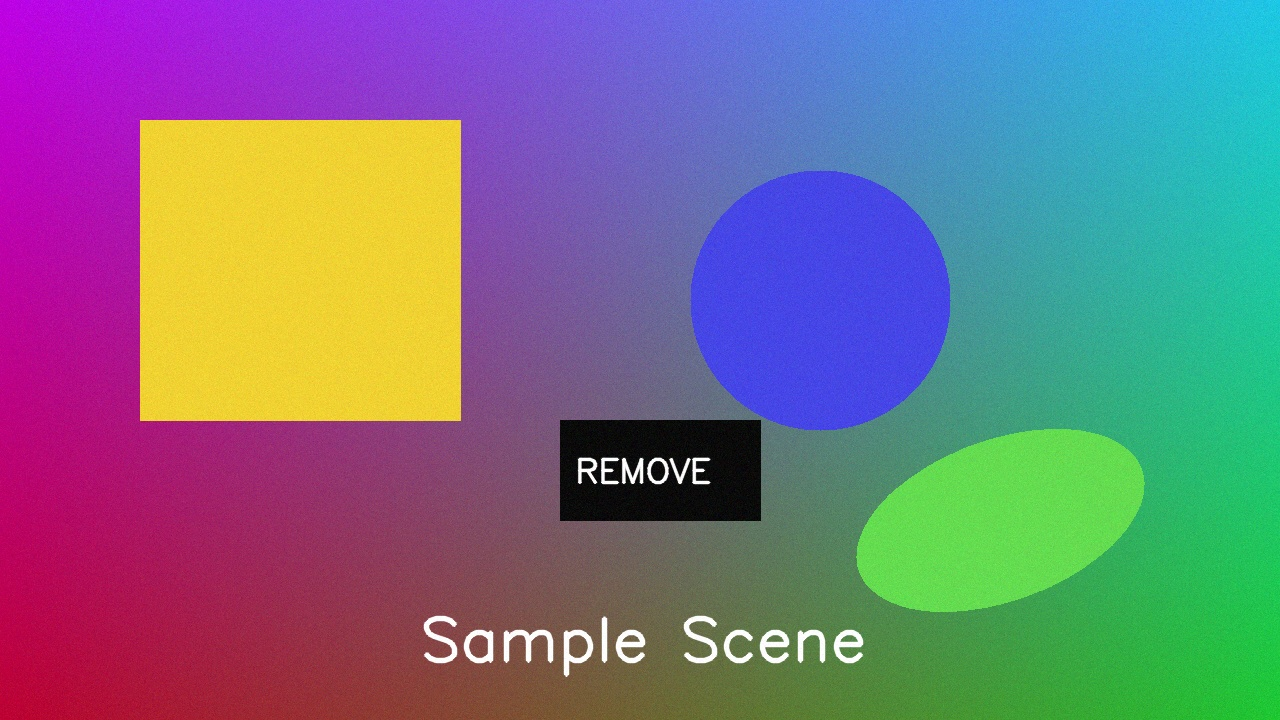
#> input picture samples/input.jpg, 1280 x 720 px
$ python image_manipulator.py --input ../samples/input.jpg
#> lines starting #> are read from the running program, lines starting #| are printed output that depends on the picture; after the words box and inside, x2 and y2 are one past the last pixel; in counts of white or black regions, pixels touching at a corner belong together
### src/common.py
from pathlib import Path

import cv2
import numpy as np


def read_color(path: str) -> np.ndarray:
#> called with path = '../samples/input.jpg'
    image = cv2.imread(path, cv2.IMREAD_COLOR)
#> image is the input picture: shape (720, 1280, 3); mean B, G, R 130.5, 115.3, 118.3
    if image is None:
        raise FileNotFoundError(f"Could not open image: {path}")
    return image


# [6 lines left out: function read_mask, not called in this run]


def ensure_parent(path: str) -> None:
    Path(path).parent.mkdir(parents=True, exist_ok=True)

### src/image_manipulator.py
import argparse
from datetime import datetime
from pathlib import Path

import cv2
import numpy as np

from common import ensure_parent, read_color


def gamma_correct(image: np.ndarray, gamma: float) -> np.ndarray:
    normalized = image.astype(np.float32) / 255.0
    corrected = np.power(normalized, 1.0 / max(gamma, 1e-6))
    return np.clip(corrected * 255.0, 0, 255).astype(np.uint8)


def adjust_contrast_brightness(image: np.ndarray, contrast: float, brightness: float) -> np.ndarray:
    output = image.astype(np.float32) * contrast + brightness
    return np.clip(output, 0, 255).astype(np.uint8)


def quantize_bits(image: np.ndarray, bits: int) -> np.ndarray:
    bits = int(np.clip(bits, 1, 8))
    levels = 2**bits
    step = 256 / levels
    quantized = np.floor(image.astype(np.float32) / step) * step
    return np.clip(quantized, 0, 255).astype(np.uint8)


def apply_blur(image: np.ndarray, blur_level: int) -> np.ndarray:
    if blur_level <= 0:
        return image
    kernel_size = blur_level * 2 + 1
    return cv2.GaussianBlur(image, (kernel_size, kernel_size), 0)


def apply_sharpen(image: np.ndarray, sharpen_level: int) -> np.ndarray:
    if sharpen_level <= 0:
        return image
    amount = sharpen_level / 10.0
    blurred = cv2.GaussianBlur(image, (0, 0), 1.0 + sharpen_level / 8.0)
    return cv2.addWeighted(image, 1.0 + amount, blurred, -amount, 0.0)


def rotate_and_scale(image: np.ndarray, angle_deg: float, scale: float) -> np.ndarray:
#> called with angle_deg = 0, scale = 1
    height, width = image.shape[:2]
#> height = 720; width = 1280
    matrix = cv2.getRotationMatrix2D((width / 2.0, height / 2.0), angle_deg, scale)
#> matrix = [[1, 0, 0], [0, 1, 0]]
    return cv2.warpAffine(
        image,
        matrix,
        (width, height),
        flags=cv2.INTER_LINEAR,
        borderMode=cv2.BORDER_REFLECT,
    )


def translate(image: np.ndarray, shift_x: int, shift_y: int) -> np.ndarray:
#> called with shift_x = 0, shift_y = 0
    height, width = image.shape[:2]
#> height = 720; width = 1280
    matrix = np.float32([[1, 0, shift_x], [0, 1, shift_y]])
    return cv2.warpAffine(
        image,
        matrix,
        (width, height),
        flags=cv2.INTER_LINEAR,
        borderMode=cv2.BORDER_WRAP,
    )


def apply_flip(image: np.ndarray, flip_mode: int) -> np.ndarray:
    if flip_mode == 1:
        return cv2.flip(image, 1)
    if flip_mode == 2:
        return cv2.flip(image, 0)
    if flip_mode == 3:
        return cv2.flip(image, -1)
    return image


def channel_shift(image: np.ndarray, shift_b: int, shift_g: int, shift_r: int) -> np.ndarray:
#> called with shift_b = 0, shift_g = 0, shift_r = 0
    blue, green, red = cv2.split(image)
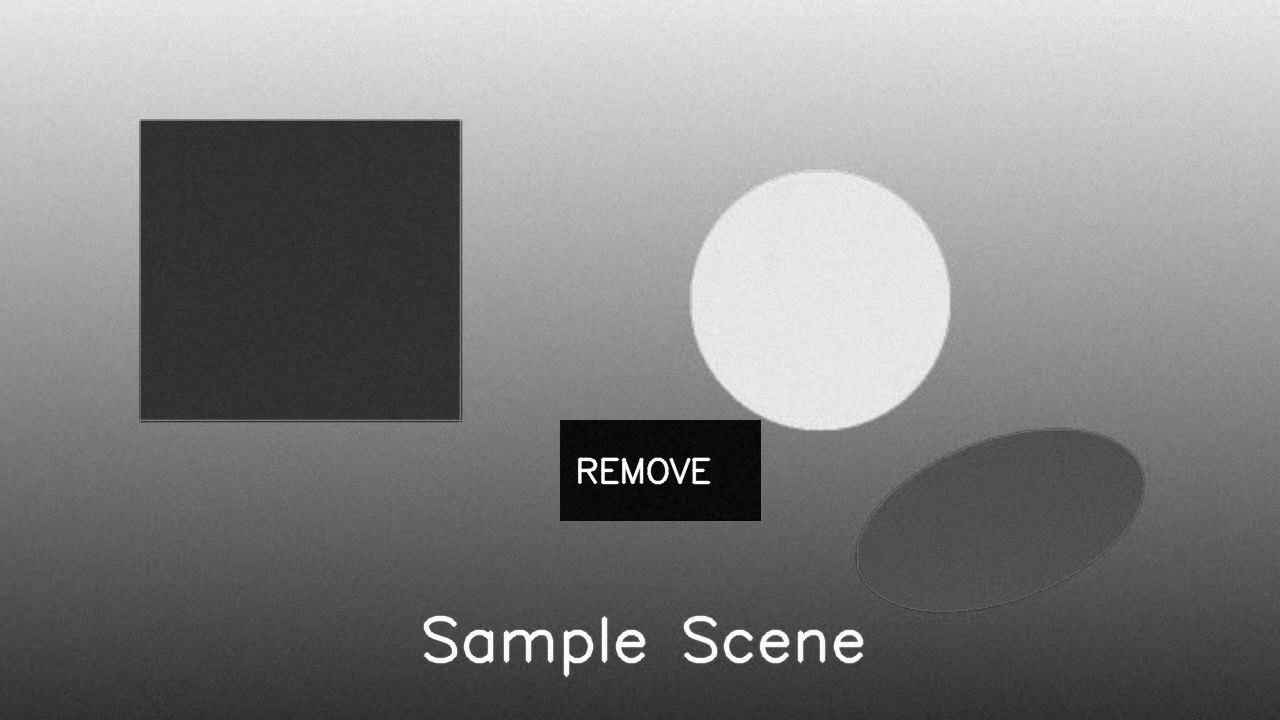
#> blue: shape (720, 1280); min 0, max 255, mean 130.5
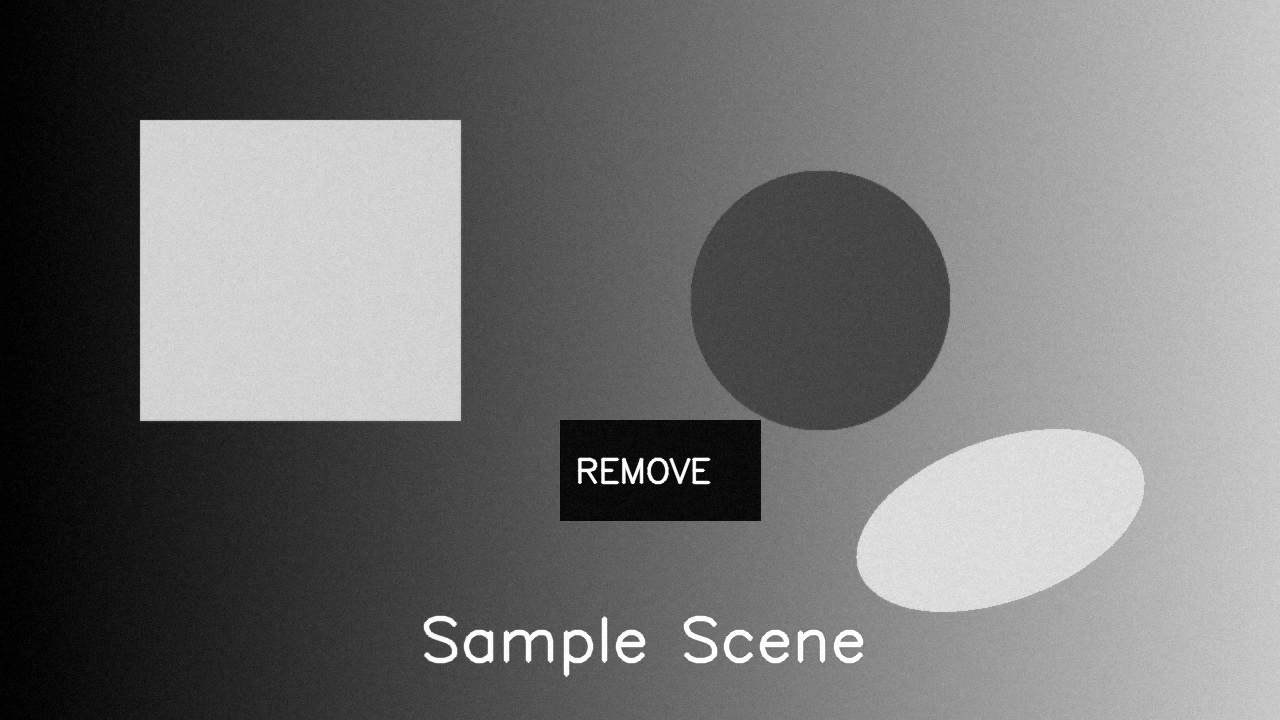
#> green: shape (720, 1280); min 0, max 255, mean 115.3
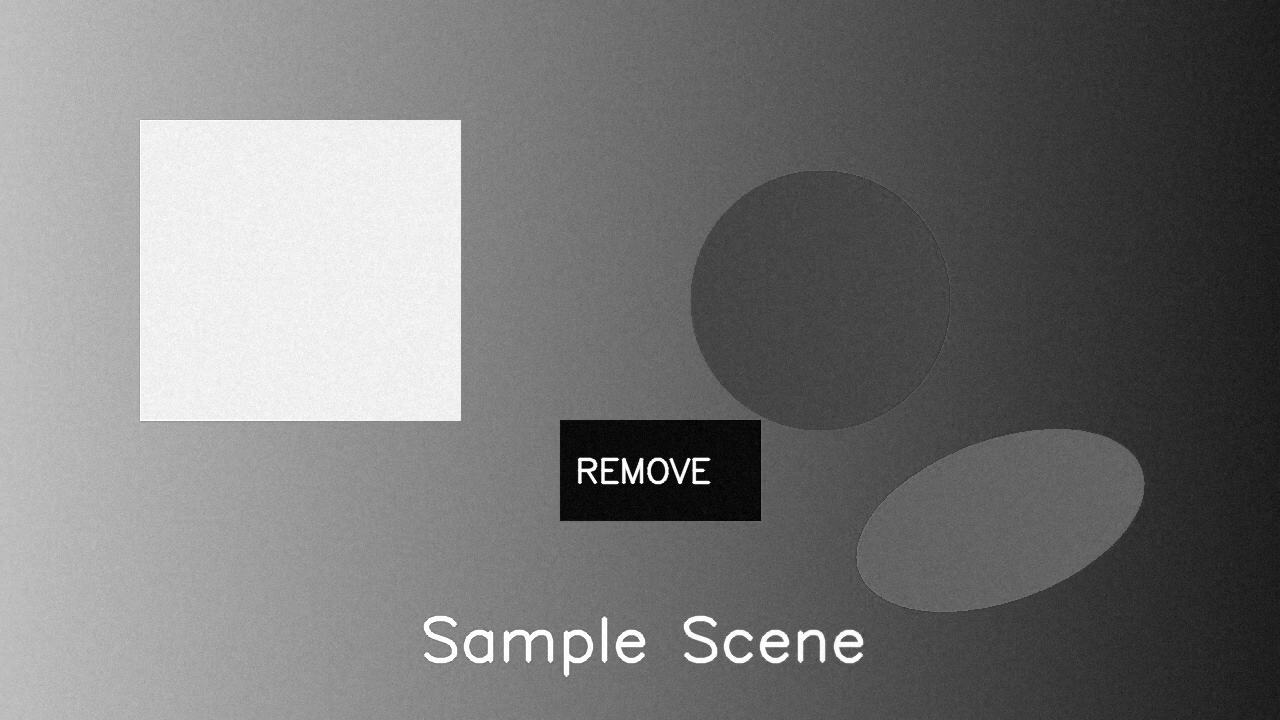
#> red: shape (720, 1280); min 0, max 255, mean 118.3
    blue = np.roll(blue, shift_b, axis=1)
    green = np.roll(green, shift_g, axis=1)
    red = np.roll(red, shift_r, axis=1)
    return cv2.merge([blue, green, red])


def to_gray3(image: np.ndarray) -> np.ndarray:
    gray = cv2.cvtColor(image, cv2.COLOR_BGR2GRAY)
    return cv2.merge([gray, gray, gray])


def edge_blend(image: np.ndarray, blend_alpha: float) -> np.ndarray:
    if blend_alpha <= 0:
        return image
    gray = cv2.cvtColor(image, cv2.COLOR_BGR2GRAY)
    edges = cv2.Canny(gray, 80, 160)
    edge_rgb = cv2.merge([edges, edges, edges])
    return cv2.addWeighted(image, 1.0 - blend_alpha, edge_rgb, blend_alpha, 0.0)


def solarize(image: np.ndarray, threshold: int) -> np.ndarray:
    output = image.copy()
    mask = output >= threshold
    output[mask] = 255 - output[mask]
    return output


def apply_effect(image: np.ndarray, effect_mode: int, amount: int) -> np.ndarray:
    if effect_mode == 0:
        return image
    if effect_mode == 1:
        return cv2.bitwise_not(image)
    if effect_mode == 2:
        return solarize(image, threshold=max(0, min(255, amount * 2)))
    if effect_mode == 3:
        hsv = cv2.cvtColor(image, cv2.COLOR_BGR2HSV)
        hsv[:, :, 1] = np.clip(hsv[:, :, 1].astype(np.int16) + amount, 0, 255).astype(np.uint8)
        return cv2.cvtColor(hsv, cv2.COLOR_HSV2BGR)
    if effect_mode == 4:
        alpha = max(0.0, min(1.0, amount / 100.0))
        return edge_blend(image, alpha)

    height, _ = image.shape[:2]
    output = image.copy()
    step = max(1, 12 - min(10, amount // 10))
    max_shift = max(1, amount // 4)
    for y_pos in range(0, height, step):
        shift = int(max_shift * np.sin(y_pos * 0.08))
        output[y_pos : y_pos + step, :] = np.roll(output[y_pos : y_pos + step, :], shift, axis=1)
    return output


def apply_mode(image: np.ndarray, mode: int) -> np.ndarray:
    if mode == 1:
        return to_gray3(image)
    if mode == 2:
        edges = cv2.Canny(cv2.cvtColor(image, cv2.COLOR_BGR2GRAY), 80, 160)
        return cv2.merge([edges, edges, edges])
    return image


def stack_side_by_side(left: np.ndarray, right: np.ndarray) -> np.ndarray:
    if left.shape[:2] != right.shape[:2]:
        right = cv2.resize(right, (left.shape[1], left.shape[0]), interpolation=cv2.INTER_AREA)
    return np.hstack([left, right])
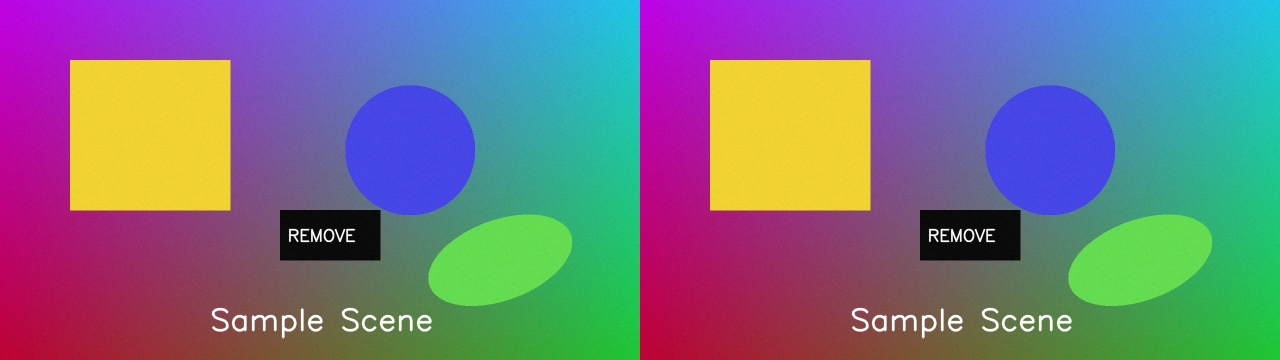
#> returned value: shape (720, 2560, 3) (shown at 1/2 size); mean of channels 0, 1, 2 130.5, 115.3, 118.3; drawn as B, G, R


def no_op(_: int) -> None:
    return


def build_output_path(save_path: str | None) -> Path:
    if save_path:
        return Path(save_path)
    stamp = datetime.now().strftime("%Y%m%d_%H%M%S")
    return Path(__file__).resolve().parents[1] / "output" / f"manipulated_{stamp}.png"


def main() -> None:
    parser = argparse.ArgumentParser(description="Interactive image manipulation tool")
    parser.add_argument("--input", required=True, help="Input image path")
    parser.add_argument("--save-path", help="Optional fixed output path used when pressing s")
    args = parser.parse_args()

    original = read_color(args.input)

    window = "Image Manipulation Tool"
    cv2.namedWindow(window, cv2.WINDOW_NORMAL)

    cv2.createTrackbar("Gamma x100", window, 100, 300, no_op)
    cv2.createTrackbar("Contrast", window, 100, 300, no_op)
    cv2.createTrackbar("Brightness", window, 100, 200, no_op)
    cv2.createTrackbar("BitDepth", window, 8, 8, no_op)
    cv2.createTrackbar("Blur", window, 0, 20, no_op)
    cv2.createTrackbar("Sharpen", window, 0, 20, no_op)
    cv2.createTrackbar("Flip", window, 0, 3, no_op)
    cv2.createTrackbar("Mode", window, 0, 2, no_op)
    cv2.createTrackbar("Rotate", window, 180, 360, no_op)
    cv2.createTrackbar("Scale x100", window, 100, 200, no_op)
    cv2.createTrackbar("ShiftX", window, 100, 200, no_op)
    cv2.createTrackbar("ShiftY", window, 100, 200, no_op)
    cv2.createTrackbar("ChannelSplit", window, 0, 100, no_op)
    cv2.createTrackbar("Effect", window, 0, 5, no_op)
    cv2.createTrackbar("EffectAmt", window, 0, 100, no_op)

    print("Keys: s=save current image, r=reset sliders, q=quit")
    print("Mode: 0=color, 1=grayscale, 2=edges")
    print("Flip: 0=none, 1=horizontal, 2=vertical, 3=both")
    print("Effect: 0=none, 1=invert, 2=solarize, 3=saturate, 4=edge blend, 5=glitch")

    while True:
        gamma = max(cv2.getTrackbarPos("Gamma x100", window), 1) / 100.0
        contrast = cv2.getTrackbarPos("Contrast", window) / 100.0
        brightness = cv2.getTrackbarPos("Brightness", window) - 100
        bits = max(cv2.getTrackbarPos("BitDepth", window), 1)
        blur = cv2.getTrackbarPos("Blur", window)
        sharpen = cv2.getTrackbarPos("Sharpen", window)
        flip_mode = cv2.getTrackbarPos("Flip", window)
        mode = cv2.getTrackbarPos("Mode", window)
        angle = cv2.getTrackbarPos("Rotate", window) - 180
        scale = max(cv2.getTrackbarPos("Scale x100", window), 1) / 100.0
        shift_x = cv2.getTrackbarPos("ShiftX", window) - 100
        shift_y = cv2.getTrackbarPos("ShiftY", window) - 100
        channel_amount = cv2.getTrackbarPos("ChannelSplit", window)
        effect = cv2.getTrackbarPos("Effect", window)
        effect_amount = cv2.getTrackbarPos("EffectAmt", window)

        processed = rotate_and_scale(original, angle_deg=float(angle), scale=scale)
        processed = translate(processed, shift_x=shift_x, shift_y=shift_y)
        processed = apply_flip(processed, flip_mode=flip_mode)
        processed = channel_shift(
            processed,
            shift_b=-channel_amount,
            shift_g=0,
            shift_r=channel_amount,
        )
        processed = gamma_correct(processed, gamma=gamma)
        processed = adjust_contrast_brightness(processed, contrast=contrast, brightness=float(brightness))
        processed = quantize_bits(processed, bits=bits)
        processed = apply_blur(processed, blur_level=blur)
        processed = apply_sharpen(processed, sharpen_level=sharpen)
        processed = apply_effect(processed, effect_mode=effect, amount=effect_amount)
        processed = apply_mode(processed, mode=mode)

        view = stack_side_by_side(original, processed)

        mode_name = "color" if mode == 0 else "gray" if mode == 1 else "edges"
        label = (
            f"g={gamma:.2f} c={contrast:.2f} b={brightness:+d} bits={bits} blur={blur} sharp={sharpen} "
            f"rot={angle:+d} scale={scale:.2f} shift=({shift_x:+d},{shift_y:+d}) "
            f"flip={flip_mode} split={channel_amount} mode={mode_name} fx={effect}:{effect_amount}"
        )
        cv2.putText(view, label, (20, 35), cv2.FONT_HERSHEY_SIMPLEX, 0.8, (255, 255, 255), 2, cv2.LINE_AA)
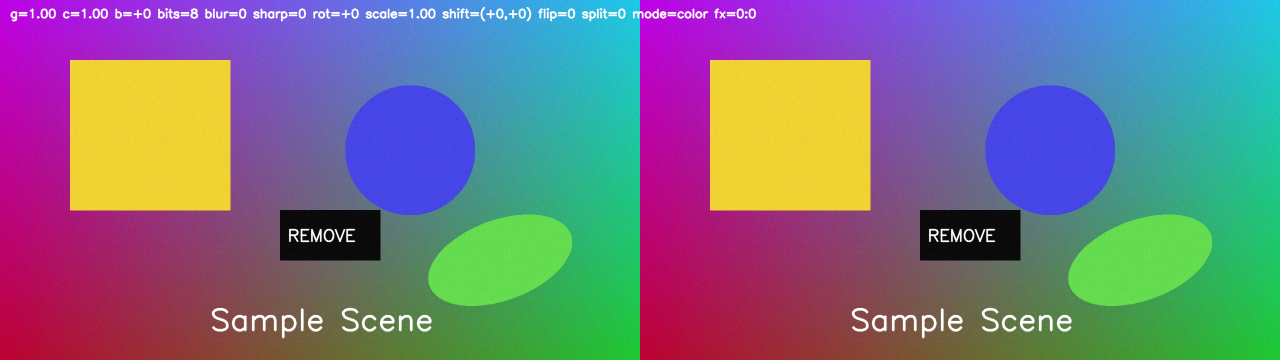
#> view: shape (720, 2560, 3) (shown at 1/2 size); 0.88% of pixels changed, all inside (x1, y1, x2, y2) = (20, 13, 1513, 44)

        cv2.imshow(window, view)
        key = cv2.waitKey(16) & 0xFF
#> (key q is pressed here)

        if key == ord("q"):
            break
        if key == ord("r"):
            cv2.setTrackbarPos("Gamma x100", window, 100)
            cv2.setTrackbarPos("Contrast", window, 100)
            cv2.setTrackbarPos("Brightness", window, 100)
            cv2.setTrackbarPos("BitDepth", window, 8)
            cv2.setTrackbarPos("Blur", window, 0)
            cv2.setTrackbarPos("Sharpen", window, 0)
            cv2.setTrackbarPos("Flip", window, 0)
            cv2.setTrackbarPos("Mode", window, 0)
            cv2.setTrackbarPos("Rotate", window, 180)
            cv2.setTrackbarPos("Scale x100", window, 100)
            cv2.setTrackbarPos("ShiftX", window, 100)
            cv2.setTrackbarPos("ShiftY", window, 100)
            cv2.setTrackbarPos("ChannelSplit", window, 0)
            cv2.setTrackbarPos("Effect", window, 0)
            cv2.setTrackbarPos("EffectAmt", window, 0)
        if key == ord("s"):
            output_path = build_output_path(args.save_path)
            ensure_parent(str(output_path))
            cv2.imwrite(str(output_path), processed)
            print(f"Saved image: {output_path}")

    cv2.destroyAllWindows()


if __name__ == "__main__":
    main()
